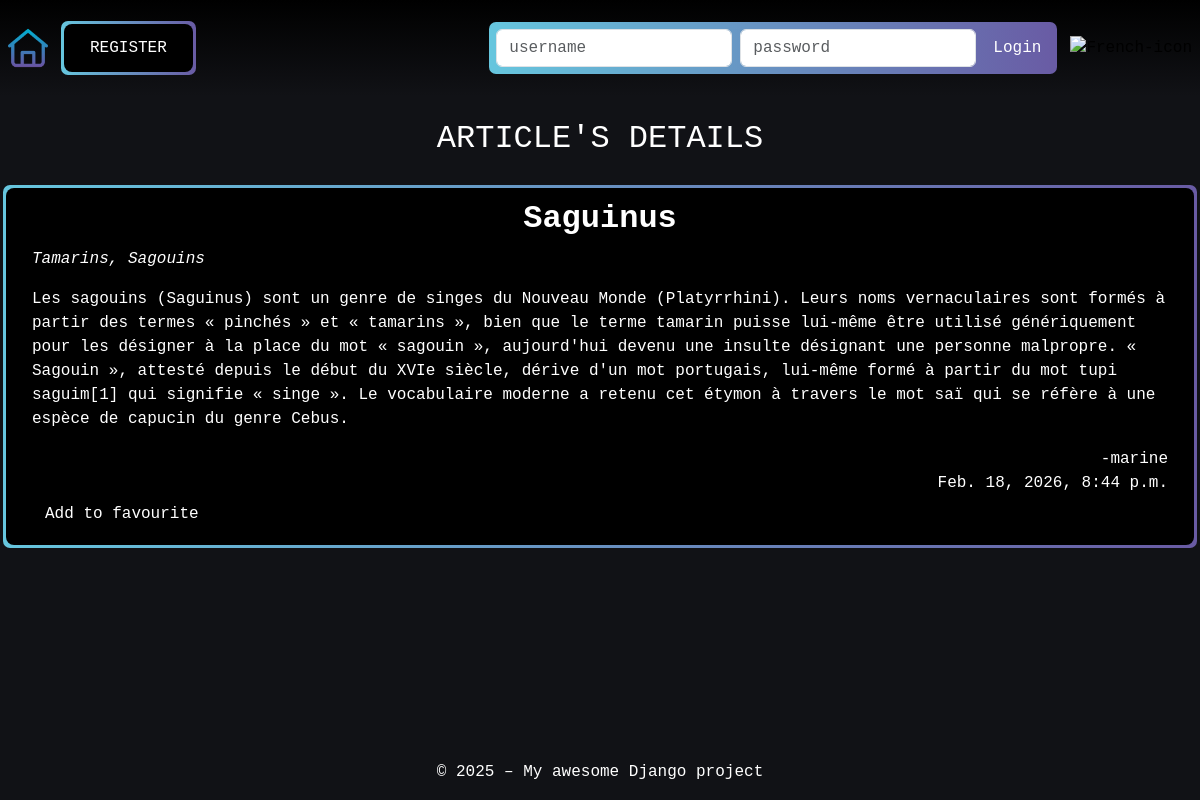
The page /en/articles/13/ on the database its author committed.
### articles/models.py (models this page shows, shortened)
class Article(models.Model):
    title = models.CharField(max_length=64, null=False)
    author = models.ForeignKey(
        settings.AUTH_USER_MODEL,
        on_delete=models.CASCADE,
        related_name="article",
        null=False
    )
    created = models.DateTimeField(auto_now_add=True, null=False)
    synopsis = models.CharField(max_length=312, null=False)
    content = models.TextField(null=False)

### articles/views.py (the view)
# urls.py: path('<int:pk>/', ArticleDetailView.as_view(), name='article-detail'),
class ArticleDetailView(DetailView):
    model = Article
    template_name = "articles/detail.html"
    context_object_name = "article"
    ordering = ['-created']
    def get_context_data(self, **kwargs):
        context = super().get_context_data(**kwargs)
        user = self.request.user
        context['already_fav'] = False
        if user.is_authenticated:
            context['already_fav'] = UserFavouriteArticle.objects.filter(user=user, article=self.object).exists()
        return context

### users/forms.py
class CustomLoginForm(AuthenticationForm):
    def __init__(self, *args, **kwargs):
        super().__init__(*args, **kwargs)
        self.fields["username"].widget.attrs.update({
            "class": "form-control",
            "placeholder": _("username")
        })
        self.fields["password"].widget.attrs.update({
            "class": "form-control",
            "placeholder": _("password")
        })

### users/context_processors.py (called while the page is built)
def login_form(request):
    return {"login_form": CustomLoginForm()}

### articles/templates/articles/detail.html (shortened to what this page needs)
{% extends "base.html" %}
{% load i18n %}
{% load static %}
{% block extra_css %}
 <link rel="stylesheet" href="{% static 'articles/css/articles.css' %}">
{% endblock %}
{% block content %}
<div class="page-content">
    <h2 class="text-center m-4"> {% trans "ARTICLE'S DETAILS" %} </h2>
    <div class="detail-container div-wrapper">
        <div class="div-overlay d-flex flex-column">
            <h2 class="fw-bold text-center text-cut">{{ article.title }}</h2>
            <p class="fst-italic text-cut"> {{ article.synopsis|truncatechars:20 }} </p>
            <div>
                <p class="text-cut">{{ article.content }}</p>
            </div>
            <div class="text-cut d-flex flex-column text-end">
                <span class="text-cut ">-{{ article.author }}</span>
                <span class="text-cut "> {{ article.created }}</span>
            </div>
            {% if already_fav %}
                <button class="btn btn-secondary" disabled>
                    {% trans "Already in favourites" %}
                </button>
            {% else %}
                <form method="post" action="{% url 'articles:add-favourite' article.pk %}">
                    <div >
                        <button class="btn btn-favourites" type="submit">{% trans "Add to favourite" %}</button>
                    </div>
                </form>
            {% endif %}
        </div>
    </div>
</div>
{% endblock %}

### static/css/style.css (style rules this page uses)
:root { --blue: #66C6DE; --purple: #695BA4; }
html, body { background-color: #111216; width: 100%; height: 100%; font-family: 'Courier New', Courier, monospace; ; }
.btn-wrapper, .div-wrapper { position: relative; display: flex; align-items: center; margin: 10px; padding: 3px; background-clip: padding-box, border-box; border:3px solid transparent; font-size: 16px; color: white; background-color: transparent; border-radius: 10px; border: 3px solid transparent; background-image: linear-gradient(90deg, var(--blue), var(--purple)); }
.btn-overlay, .div-overlay { display: flex; justify-content: center; justify-items: center; width: 100%; position: relative; padding: 12px 26px; font-size: 16px; color: white; background-color: black; border: none; border-radius: 8px; transition: background-color 0.3s ease, transform 0.2s ease; outline: none; box-shadow: none; }
.btn { transition: all 0.2s ease-in-out; cursor: pointer; color: white; }

### articles/static/articles/css/articles.css (style rules this page uses)
@media (min-width: 1200px) { .detail-container { width: 1200px; } }
.text-cut { overflow-wrap: break-word; white-space: normal; }

### rows shown on the page
Article: title "Saguinus", synopsis "Tamarins, Sagouins", content "Les sagouins (Saguinus) sont un genre de singes du Nouveau Monde (Platyrrhini). Leurs noms vernaculaires sont formés à partir des termes « pinchés » et « tamarins », bien que le terme tamarin puisse lui-même être utilisé génériquement pour les désigner à la place du mot « sagouin », aujourd'hui devenu une insulte désignant une personne malpropre. « Sagouin », attesté depuis le début du XVIe siècle, dérive d'un mot portugais, lui-même formé à partir du mot tupi saguim[1] qui signifie « singe ». Le vocabulaire moderne a retenu cet étymon à travers le mot saï qui se réfère à une espèce de capucin du genre Cebus.", author "marine", created "Feb. 18, 2026, 8:44 p.m."
